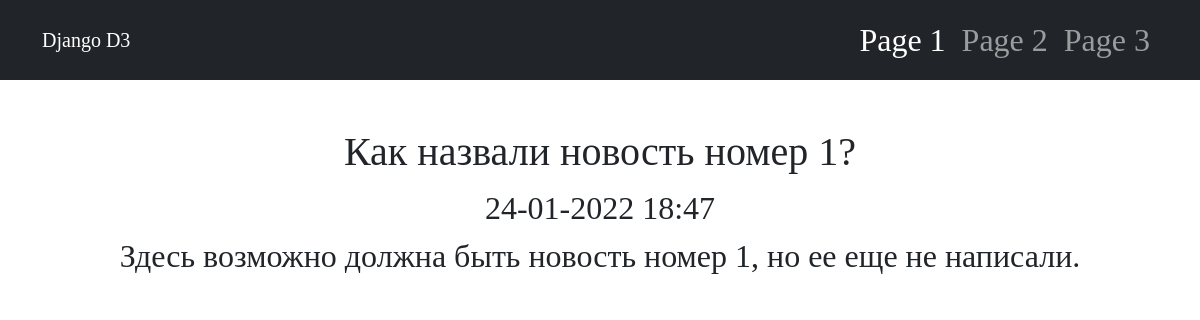
The page /news/2 on the database its author committed.
### news/models.py (models this page shows, shortened)
class Post(models.Model):
    author = models.ForeignKey(Author, on_delete = models.CASCADE)
    NEWS = 'NW'
    ARTICLE = 'AR'
    CATEGORY_CHOICES = [(NEWS, 'Новость'), (ARTICLE, 'Статья')]
    categoryType = models.CharField(max_length = 8, choices = CATEGORY_CHOICES, default = 'news')
    dateCreation = models.DateTimeField(auto_now_add = True)
    postCategorys = models.ManyToManyField(Category, through = 'PostCategory')
    title = models.TextField()
    text = models.TextField()
    postRating = models.SmallIntegerField(default = 0)

### news/views.py (the view)
# urls.py: path('<int:pk>', NewsPost.as_view()),
class NewsPost(DetailView):
    model = Post
    template_name = 'post.html'
    context_object_name = 'post'

### news/templatetags/custom_filters.py (called while the page is built)
@register.filter(name='cenzor')
def cenzor(value):
    bad_words = ('ххх', 'ууу')
    for word in bad_words:
        value = value.replace(word, '@@@@@')
    return value

### templates/post.html
{% extends "flatpages/default.html" %}
{% load custom_filters %}
{% block css %}
{% load static %}
<link href="{% static '/css/styles2.css' %}" rel="stylesheet" />
{% endblock css %}
{% block content %}
{% if post.title %}
<h1>{{ post.title }}</h1>
<date>{{ post.dateCreation|date:'d-m-Y H:i' }}</date>
<p>{{ post.text|cenzor }}</p>
{% else %}
    <h1>Новость без заголовка....</h1>
    <p>Мы вам это не покажем...</p>
{% endif %}
{% endblock content%}

### rows shown on the page
Post: title "Как назвали новость номер 1?", dateCreation "24-01-2022 18:47", text|cenzor "Здесь возможно должна быть новость номер 1, но ее еще не написали."
